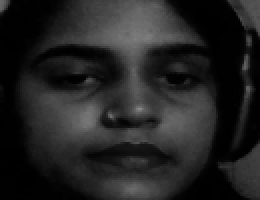
#> input picture datasets/Chinky/1.png, 130 x 100 px, found by its file name (shown 2 times larger)
$ python faceRecognition.py
#> lines starting #> are read from the running program, lines starting #| are printed output that depends on the picture; after the words box and inside, x2 and y2 are one past the last pixel; in counts of white or black regions, pixels touching at a corner belong together
import numpy as np
import cv2
import os
import urllib.request
import imutils


haarcascade_file='haarcascade_frontalface_default.xml'
face_cascade = cv2.CascadeClassifier(haarcascade_file)
datasets='Datasets'
print('Training....')
(images,labels,names,id) = ([],[],{},0)

for (subdirs,dirs,files) in os.walk(datasets):
    for subdir in dirs:
        names[id]=subdir
        subjectpath=os.path.join(datasets,subdir)
        for filename in os.listdir(subjectpath):
            path = subjectpath + '/' + filename
            label=id
            images.append(cv2.imread(path,0))
            labels.append(int(label))
        id +=1
#> id = 1
(images,labels) = [np.array(lis) for lis in  [images,labels]]
print(images,labels)
(width,height) = (130,100)


model = cv2.face.LBPHFaceRecognizer_create()
#model = cv2.face.FisherFaceRecognizer_create()
model.train(images,labels)

webcam = cv2.VideoCapture(0)
cnt=0

while True:
    (_,im) = webcam.read()
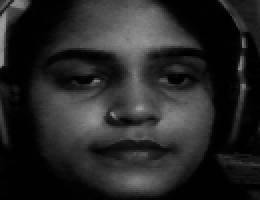
#> input picture datasets/Chinky/12.png, 130 x 100 px, given in place of the camera (shown 2 times larger)
#> im is the input picture: shape (100, 130, 3); min 0, max 158, mean 38.2
    gray = cv2.cvtColor(im, cv2.COLOR_BGR2GRAY)
    faces = face_cascade.detectMultiScale(gray, 1.3,5)
    for (x,y,w,h) in faces:
        cv2.rectangle(im,(x,y),(x+w,y+h),(255,255,0),2)
        face = gray[y:y + h, x:x + w]
        face_resize = cv2.resize(face, (width, height))

        prediction = model.predict(face_resize)
        cv2.rectangle(im, (x,y), (x+w,y+h), (0,255,0),2)
        if prediction[1]<800:
           cv2.putText(im,'%s - %.0f' % (names[prediction[0]],prediction[1]),(x-10,y-10), cv2.FONT_HERSHEY_PLAIN,2,(0,0,255))
           print(names[prediction[0]])
           cnt=0
        else:
           cnt+=1
           cv2.putText(im,'unknown',(x-10,y-10), cv2.FONT_HERSHEY_PLAIN,2,(0,0,255))
           if(cnt>100):
               print("Unknown")
               cv2.imwrite("unknown.jpg",im)
               cnt=0
#> this loop made 1 pass
#> pass 1, `face = gray[y:y + h, x:x + w]`:
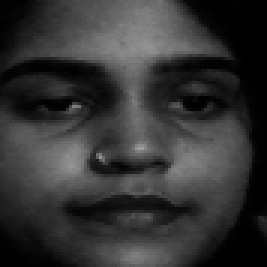
#> face: shape (89, 89) (shown 3 times larger); min 0, max 158, mean 51.8
#> pass 1, `face_resize = cv2.resize(face, (width, height))`:
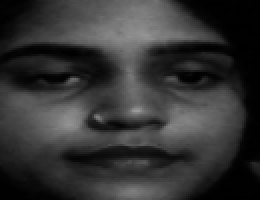
#> face_resize: shape (100, 130) (shown 2 times larger); min 0, max 156, mean 51.7
#> after the loop:
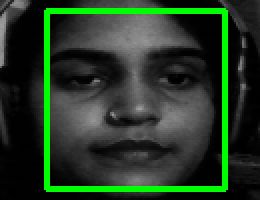
#> im: shape (100, 130, 3) (shown 2 times larger); 8.18% of pixels changed, all inside (x1, y1, x2, y2) = (22, 4, 114, 96)
    cv2.imshow('FaceRecognition', im)
    key= cv2.waitKey(10)
#> (key Esc is pressed here)
    if key==27:
        break
webcam.release()
cv2.destroyAllWindows()
